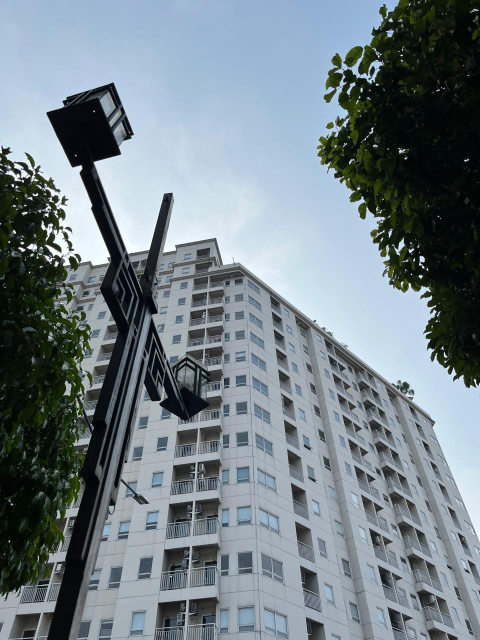
#> input picture UAS/image.jpeg, 960 x 1280 px, found by its file name (shown at 1/2 size)
$ python pyhton.py
#> lines starting #> are read from the running program, lines starting #| are printed output that depends on the picture
import cv2
import numpy as np
import matplotlib.pyplot as plt

# Path ke file gambar lokal
file_path = 'C:/Users/sabin/Downloads/New folder/image.jpeg'

# Membaca gambar dari file
image = cv2.imread(file_path)
#> image is the input picture: shape (1280, 960, 3); mean B, G, R 135.8, 128.8, 116.5

# Periksa apakah gambar berhasil dibaca
if image is None:
    print("Gagal membaca gambar. Pastikan path gambar benar.")
else:
    # Mengubah gambar ke grayscale
    gray_image = cv2.cvtColor(image, cv2.COLOR_BGR2GRAY)
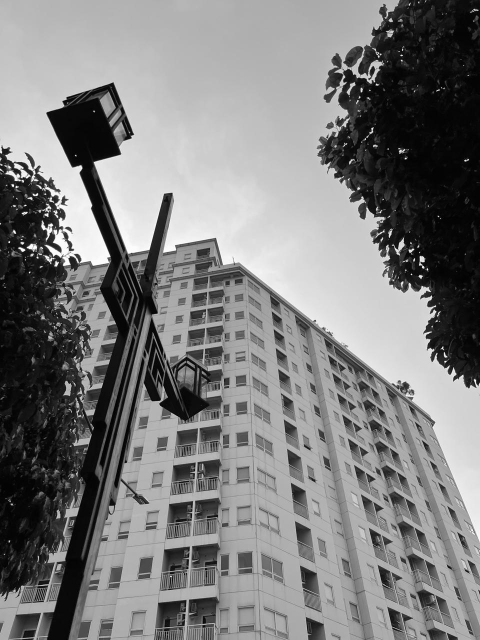
#> gray_image: shape (1280, 960) (shown at 1/2 size); min 0, max 255, mean 125.9

    # Menghitung Singular Value Decomposition (SVD)
    U, S, Vt = np.linalg.svd(gray_image, full_matrices=False)
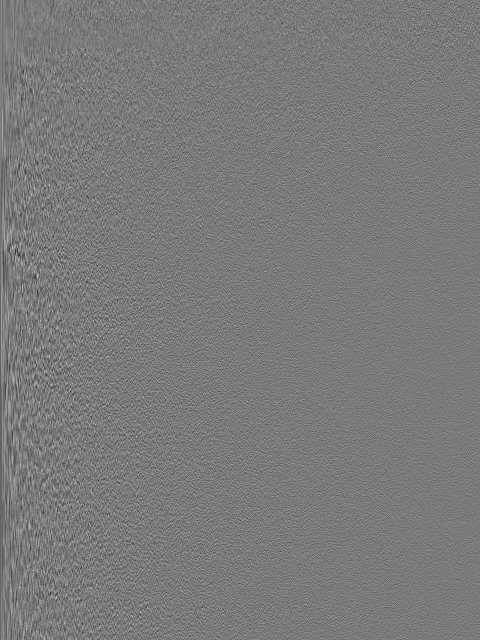
#> U: shape (1280, 960) float64 (shown at 1/2 size); min -0.143, max 0.154, mean -3.27e-05; drawn with min black and max white
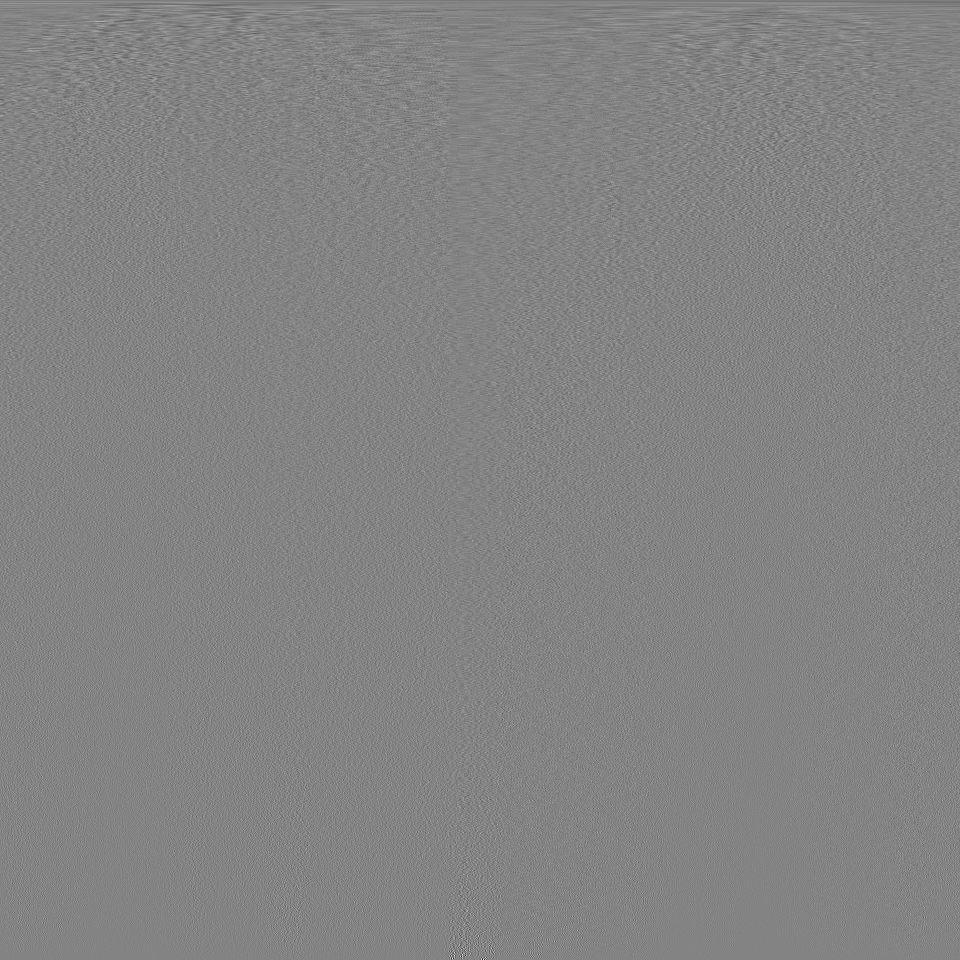
#> Vt: shape (960, 960) float64; min -0.5, max 0.468, mean -3.02e-05; drawn with min black and max white
#> S = 960 values, max 145404.7 at index 0, min 5.34 at index 959, mean 945.3

    # Variance explained
    singular_values = S
#> singular_values has the same summary as S
    variance_explained = (singular_values ** 2) / np.sum(singular_values ** 2)
#> variance_explained = 960 values, max 0.789 at index 0, min 1.07e-09 at index 959, mean 0.00104

    # Cumulative variance explained
    cumulative_variance_explained = np.cumsum(variance_explained)
#> cumulative_variance_explained = 960 values from 0.789 to 1

    # Rekonstruksi gambar dengan jumlah komponen yang berbeda
    def reconstruct_image(U, S, Vt, num_components):
        S_reduced = np.zeros_like(S)
        S_reduced[:num_components] = S[:num_components]
        return np.dot(U[:, :num_components] * S_reduced[:num_components], Vt[:num_components, :])

    # Jumlah komponen yang ingin ditampilkan
    num_components_list = [
3648, 1, 5, 10, 15, 20]

    # Menampilkan gambar asli, gambar rekonstruksi, dan variance explained
    plt.figure(figsize=(12, 6))

    # Menampilkan gambar asli
    plt.subplot(len(num_components_list) + 1, 2, 1)
    plt.imshow(gray_image, cmap='gray')
    plt.title('Gambar Asli')
    plt.axis('off')

    for i, num_components in enumerate(num_components_list):
        # Rekonstruksi gambar
        reconstructed_image = reconstruct_image(U, S, Vt, num_components)

        # Variance explained untuk jumlah komponen yang digunakan
        variance_explained_by_components = np.sum(variance_explained[:num_components])

        # Menampilkan gambar rekonstruksi
        plt.subplot(len(num_components_list) + 1, 2, 2 * i + 3)
        plt.imshow(reconstructed_image, cmap='gray')
        plt.title(f'{num_components} Komponen\nVariance Explained: {variance_explained_by_components:.2f}')
        plt.axis('off')

        # Menampilkan grafik cumulative variance explained
        plt.subplot(len(num_components_list) + 1, 2, 2 * i + 4)
        plt.plot(cumulative_variance_explained, marker='o')
        plt.axvline(x=num_components-1, color='r', linestyle='--')
        plt.title(f'Variance Explained\nUp to {num_components} Components')
        plt.xlabel('Jumlah Singular Vectors')
        plt.ylabel('Variance Explained')
        plt.grid(True)
#> this loop made 6 passes
#> variance_explained_by_components on passes 1 to 6: 1, 0.789, 0.927, 0.951, 0.961, 0.967
#> pass 2, `reconstructed_image = reconstruct_image(U, S, Vt, num_components)`:
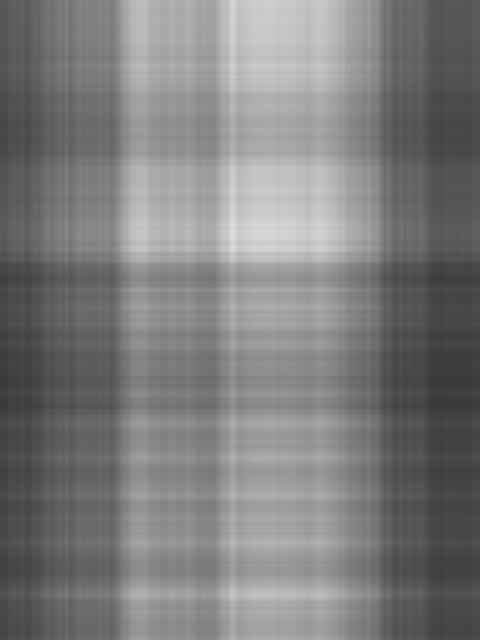
#> reconstructed_image: shape (1280, 960) float64 (shown at 1/2 size); min 56.02, max 221.1, mean 125.5
#> pass 3, `reconstructed_image = reconstruct_image(U, S, Vt, num_components)`:
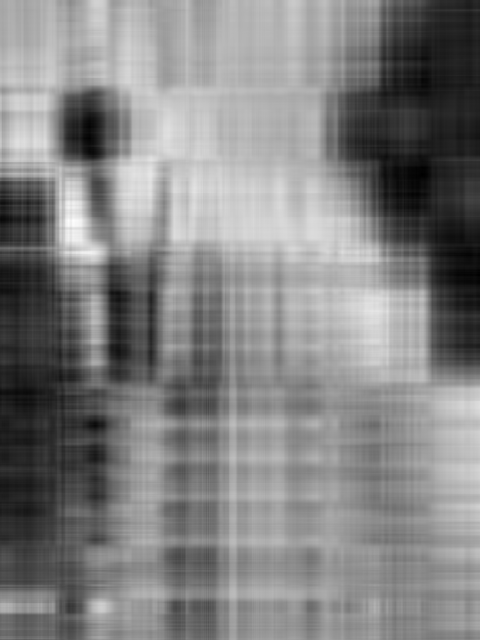
#> reconstructed_image: shape (1280, 960) float64 (shown at 1/2 size); min -31.42, max 275.4, mean 125.9; drawn with min black and max white

    plt.tight_layout()
    plt.show()
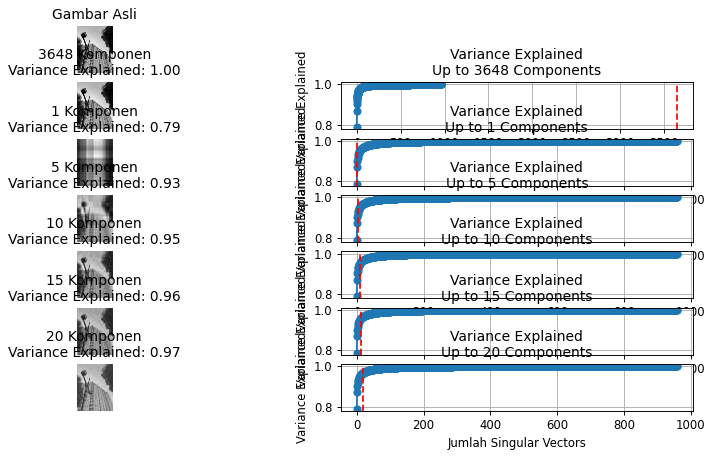
#> figure drawn by matplotlib, 13 panels; panel 3: curve peaks at x = 959, y = 1; panel 5: curve peaks at x = 959, y = 1; panel 7: curve peaks at x = 959, y = 1; panel 9: curve peaks at x = 959, y = 1
